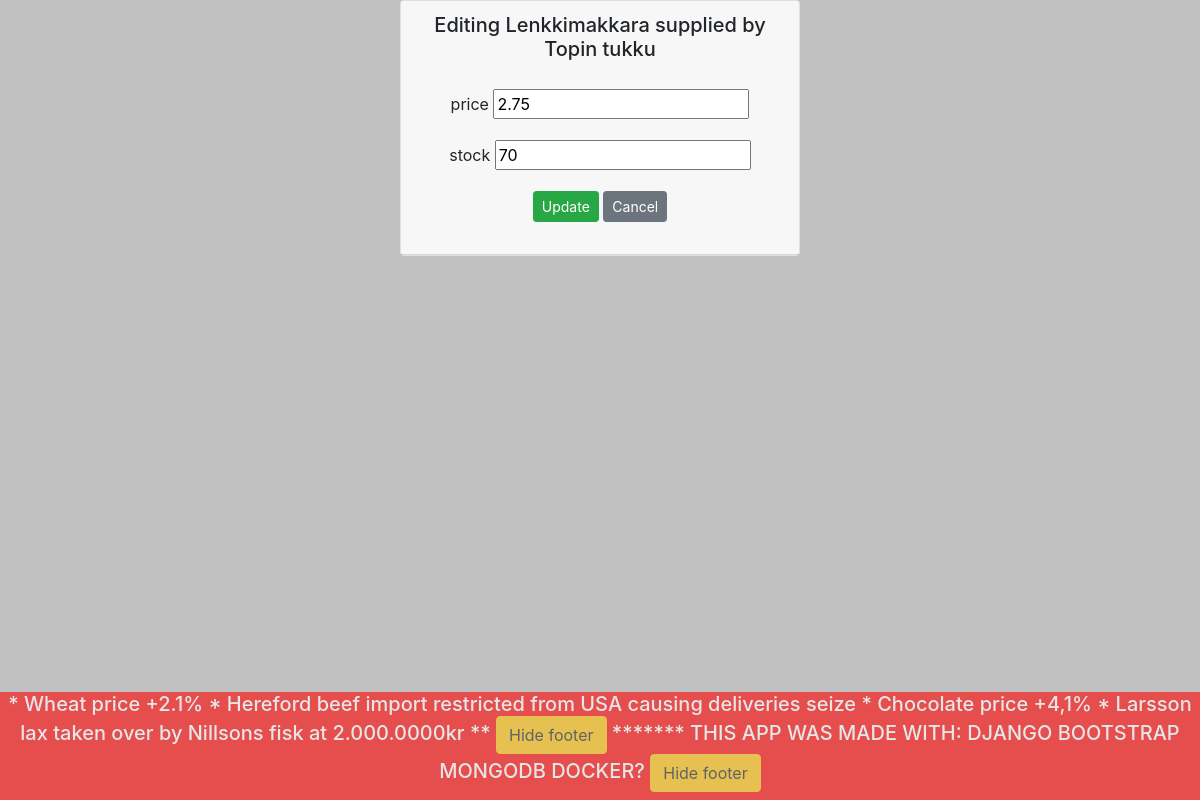
The page /edit-product-get/3/ on the database its author committed.
### app/models.py (models this page shows)
class Product(models.Model):
    productname = models.CharField(max_length = 20, default = "laku")
    packagesize = models.CharField(max_length = 20, default = 3)
    unitprice = models.DecimalField(max_digits=8, decimal_places=2, default=1.00)
    unitsinstock = models.IntegerField(default = 3)
    companyname = models.CharField(max_length = 50, default = 'lakufirma')

### app/views.py (the view)
# urls.py: path('edit-product-get/<int:iidee>/', edit_product_get),
def edit_product_get(request, iidee):
    product = Product.objects.filter(id = iidee)
    context = {'product': product}
    return render (request,"edit_product.html",context)

### app/templates/edit_product.html (shortened to what this page needs)
{% extends 'index.html' %}
{% block content %}
{% for p in product %}
<div class="card" style="width: 25rem;">
    <div class="card-header">
        <h5>Editing {{p.productname}} supplied by {{p.companyname}}</h5>
        <div class="card-body">
            <form method="post" action="/edit-product-post/{{p.id}}/">
                <div class="form-group">
                    <label>price</label>
                    <input type="text" name="unitprice" value={{p.unitprice}}>
                </div>
                <div class="form-group">
                    <label>stock</label>
                    <input type="text" name="unitsinstock" value={{p.unitsinstock}}>
                </div>
                <input type="submit" value="Update" class="btn btn-success btn-sm">
                <input type="button" onclick="window.location.href='/products'" id="hide-btn"
                    class="btn btn-secondary btn-sm" value="Cancel">
            </form>
        </div>
    </div>
</div>
{%endfor%}
{% endblock %}

### rows shown on the page
Product: productname "Lenkkimakkara", companyname "Topin tukku", unitprice "2.75", unitsinstock "70"
